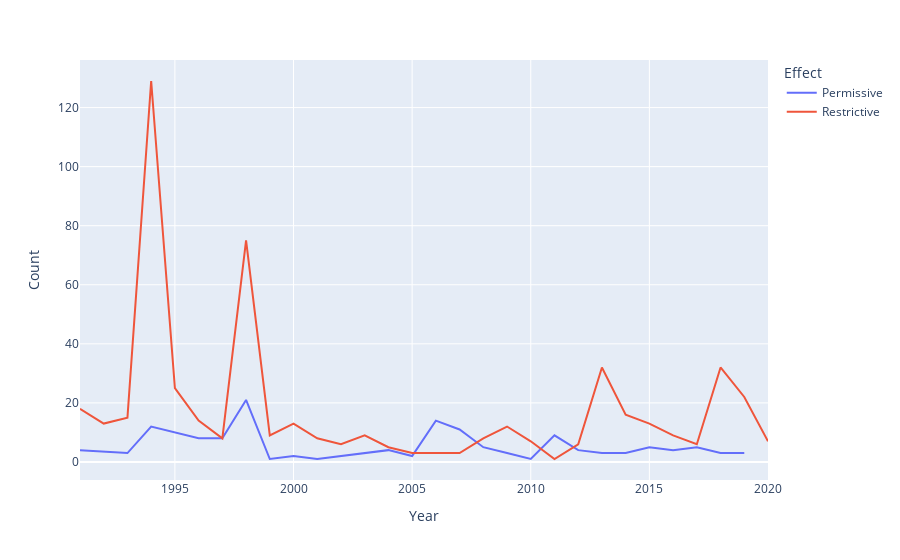

The code cell stored with this chart in its notebook:
### Code cell
import plotly.express as px

test = laws[['Year','Effect']]
test = laws.groupby(['Year','Effect']).size().reset_index()
test = test.rename(columns={0: 'Count'})
test = test.groupby(['Year','Effect']).sum().reset_index()

fig = px.line(test,x="Year",y='Count',color='Effect')

fig.show()

### Figure 1 — Plotly figure (JSON) as saved in the notebook; plotly's stock layout.template omitted (floating-point values rounded to 4 significant figures)
{"data": [{"hovertemplate": "Effect=Permissive<br>Year=%{x}<br>Count=%{y}<extra></extra>", "legendgroup": "Permissive", "line": {"color": "#636efa", "dash": "solid"}, "marker": {"symbol": "circle"}, "mode": "lines", "name": "Permissive", "orientation": "v", "showlegend": true, "type": "scatter", "x": [1991, 1993, 1994, 1995, 1996, 1997, 1998, 1999, 2000, 2001, 2003, 2004, 2005, 2006, 2007, 2008, 2009, 2010, 2011, 2012, 2013, 2014, 2015, 2016, 2017, 2018, 2019], "xaxis": "x", "y": [4, 3, 12, 10, 8, 8, 21, 1, 2, 1, 3, 4, 2, 14, 11, 5, 3, 1, 9, 4, 3, 3, 5, 4, 5, 3, 3], "yaxis": "y"}, {"hovertemplate": "Effect=Restrictive<br>Year=%{x}<br>Count=%{y}<extra></extra>", "legendgroup": "Restrictive", "line": {"color": "#EF553B", "dash": "solid"}, "marker": {"symbol": "circle"}, "mode": "lines", "name": "Restrictive", "orientation": "v", "showlegend": true, "type": "scatter", "x": [1991, 1992, 1993, 1994, 1995, 1996, 1997, 1998, 1999, 2000, 2001, 2002, 2003, 2004, 2005, 2006, 2007, 2008, 2009, 2010, 2011, 2012, 2013, 2014, 2015, 2016, 2017, 2018, 2019, 2020], "xaxis": "x", "y": [18, 13, 15, 129, 25, 14, 8, 75, 9, 13, 8, 6, 9, 5, 3, 3, 3, 8, 12, 7, 1, 6, 32, 16, 13, 9, 6, 32, 22, 7], "yaxis": "y"}], "layout": {"legend": {"title": {"text": "Effect"}, "tracegroupgap": 0}, "margin": {"t": 60}, "xaxis": {"anchor": "y", "domain": [0, 1], "title": {"text": "Year"}}, "yaxis": {"anchor": "x", "domain": [0, 1], "title": {"text": "Count"}}}}
